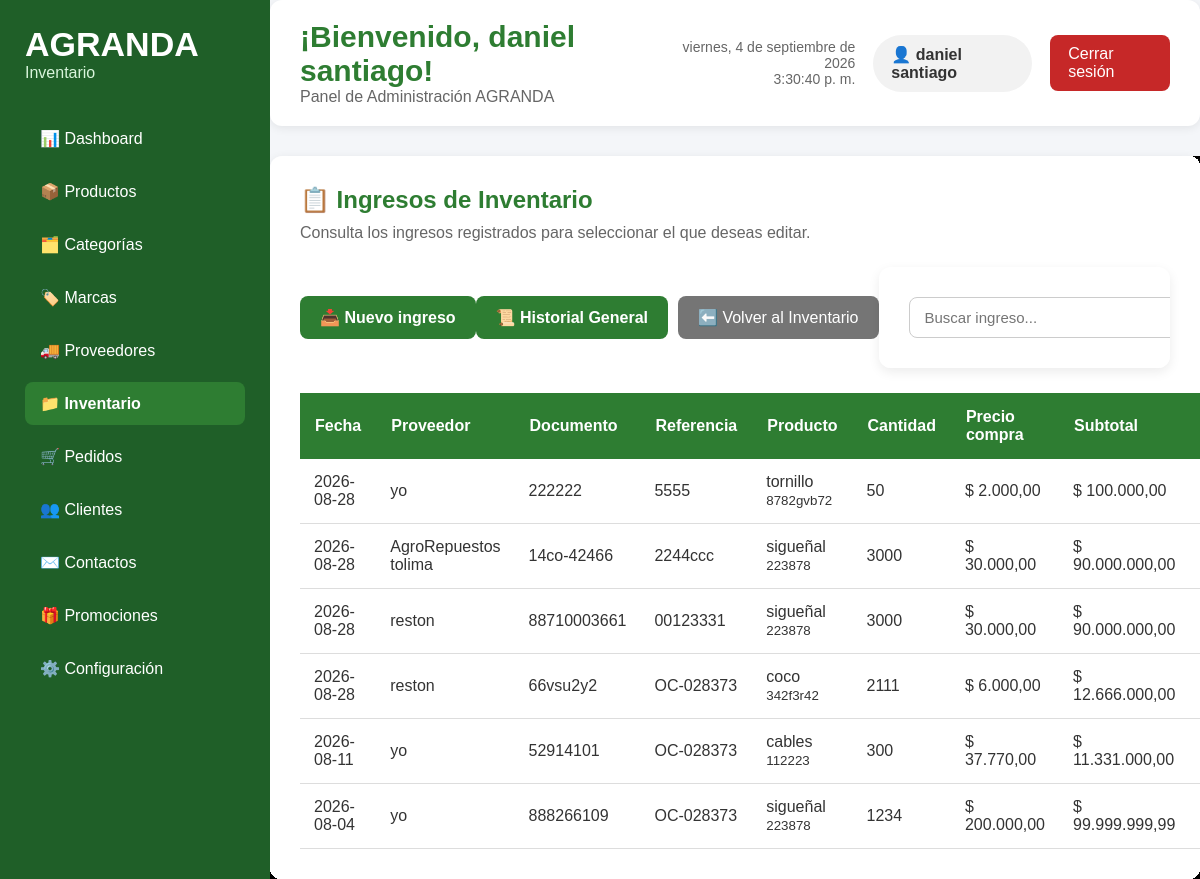
The page /admin/inventario/lista_ingresos.php (signed in) on the database its author committed.
### tables this page shows
CREATE TABLE `ingresos_inventario` (
  `id_ingreso` int(11) NOT NULL,
  `id_proveedor` int(11) NOT NULL,
  `fecha` date NOT NULL,
  `documento` varchar(100) DEFAULT NULL,
  `referencia` varchar(100) DEFAULT NULL,
  `total_compra` decimal(10,2) NOT NULL,
  `id_usuario` int(11) NOT NULL,
  `estado` enum('Pendiente','Recibido','Cancelado') DEFAULT 'Pendiente'
);

CREATE TABLE `proveedores` (
  `id_proveedor` int(11) NOT NULL,
  `nombre` varchar(150) NOT NULL,
  `nit` varchar(20) NOT NULL,
  `telefono` varchar(25) DEFAULT NULL,
  `correo` varchar(100) DEFAULT NULL,
  `direccion` varchar(255) DEFAULT NULL,
  `contacto_principal` varchar(100) DEFAULT NULL,
  `estado` tinyint(1) DEFAULT 1,
  `fecha_creacion` timestamp NOT NULL DEFAULT current_timestamp()
);

CREATE TABLE `productos` (
  `id_producto` int(11) NOT NULL,
  `id_categoria` int(11) NOT NULL,
  `id_marca` int(11) DEFAULT NULL,
  `nombre` varchar(150) NOT NULL,
  `descripcion` text DEFAULT NULL,
  `codigo_producto` varchar(50) NOT NULL,
  `precio` decimal(10,2) NOT NULL,
  `peso` decimal(8,2) DEFAULT NULL,
  `estado` tinyint(1) DEFAULT 1,
  `destacado` tinyint(1) DEFAULT 0,
  `fecha_creacion` timestamp NOT NULL DEFAULT current_timestamp(),
  `fecha_actualizacion` timestamp NOT NULL DEFAULT current_timestamp() ON UPDATE current_timestamp()
);

CREATE TABLE `detalle_ingreso` (
  `id_detalle_ingreso` int(11) NOT NULL,
  `id_ingreso` int(11) NOT NULL,
  `id_producto` int(11) NOT NULL,
  `cantidad` int(11) NOT NULL,
  `precio_compra` decimal(10,2) NOT NULL,
  `subtotal` decimal(10,2) NOT NULL
);

### admin/inventario/lista_ingresos.php (the view, shortened to what this page needs)
<?php
require_once("../../config/conexion.php");
$busqueda = trim($_GET["busqueda"] ?? "");
$sql = "SELECT
            ii.id_ingreso,
            ii.fecha,
            ii.documento,
            ii.referencia,
            ii.total_compra,
            ii.estado,
            pr.nombre AS proveedor,
            p.nombre AS producto,
            p.codigo_producto,
            di.cantidad,
            di.precio_compra,
            di.subtotal
        FROM ingresos_inventario ii
        INNER JOIN proveedores pr
        ON ii.id_proveedor = pr.id_proveedor
        INNER JOIN detalle_ingreso di
        ON ii.id_ingreso = di.id_ingreso
        INNER JOIN productos p
        ON di.id_producto = p.id_producto";
$sql .= " ORDER BY ii.fecha DESC, ii.id_ingreso DESC";
$stmt = $conexion->prepare($sql);
$stmt->execute();
$resultado = $stmt->get_result();
?>
<!DOCTYPE html>
<html lang="es">
<head>
    <link
        rel="stylesheet"
        href="inventario.css">
</head>
<body>
<div class="contenedor-dashboard">
    <aside class="menu-lateral">
        <div class="logo-panel">
            <h1>AGRANDA</h1>
            <p>Inventario</p>
        </div>
        <nav>
            <ul>
                <li><a href="../dashboard/dashboard.php">📊 Dashboard</a></li>
                <li><a href="../productos/productos.php">📦 Productos</a></li>
                <li><a href="../categorias/categorias.php">🗂️ Categorías</a></li>
                <li><a href="../marcas/marcas.php">🏷️ Marcas</a></li>
                <li><a href="../proveedores/proveedores.php">🚚 Proveedores</a></li>
                <li><a href="inventario.php" class="activo">📁 Inventario</a></li>
                <li><a href="../pedidos/pedidos.php">🛒 Pedidos</a></li>
                <li><a href="../clientes/clientes.php">👥 Clientes</a></li>
                <li><a href="../contactos/contactos.php">✉️ Contactos</a></li>
                <li><a href="../promociones/promociones.php">🎁 Promociones</a></li>
                <li><a href="../configuracion/configuracion.php">⚙️ Configuración</a></li>
            </ul>
        </nav>
    </aside>
    <main class="contenido">
        <header class="encabezado">
            <div class="titulo-panel">
                <h2>
                    ¡Bienvenido,
                    <?php echo htmlspecialchars($_SESSION["nombre"]); ?>!
                </h2>
                <p>
                    Panel de Administración AGRANDA
                </p>
            </div>
            <div class="panel-usuario">
                <div class="fecha-hora">
                    <span id="fecha"></span>
                    <br>
                    <span id="hora"></span>
                </div>
                <div class="usuario">
                    👤
                    <?php echo htmlspecialchars($_SESSION["nombre"]); ?>
                </div>
                <a
                    href="../cerrar_sesion.php"
                    class="btn-salir">
                    Cerrar sesión
                </a>
            </div>
        </header>
        <section class="resumen">
            <h2>
                📋 Ingresos de Inventario
            </h2>
            <p>
                Consulta los ingresos registrados para
                seleccionar el que deseas editar.
            </p>
            <div class="barra-productos">
                <a
                    href="ingresos_de_inventario.php"
                    class="btn-nuevo">
                    📥 Nuevo ingreso
                </a>
                <a
                    href="historial_inventario.php"
                    class="btn-secundario">
                    📜 Historial General
                </a>
                <a href="inventario.php" class="btn-cancelar">
                    ⬅️ Volver al Inventario
                </a>
                <form method="GET">
                    <input
                        type="search"
                        name="busqueda"
                        class="buscar-producto"
                        placeholder="Buscar ingreso..."
                        value="<?php echo htmlspecialchars($busqueda); ?>">
                </form>
            </div>
            <table class="tabla-productos">
                <thead>
                    <tr>
                        <th>Fecha</th>
                        <th>Proveedor</th>
                        <th>Documento</th>
                        <th>Referencia</th>
                        <th>Producto</th>
                        <th>Cantidad</th>
                        <th>Precio compra</th>
                        <th>Subtotal</th>
                        <th>Total ingreso</th>
                    </tr>
                </thead>
                <tbody>
                <?php if ($resultado->num_rows > 0) { ?>
                    <?php while ($ingreso = $resultado->fetch_assoc()) { ?>
                        <tr>
                            <td>
                                <?php
                                echo htmlspecialchars(
                                    $ingreso["fecha"]
                                );
                                ?>
                            </td>
                            <td>
                                <?php
                                echo htmlspecialchars(
                                    $ingreso["proveedor"]
                                );
                                ?>
                            </td>
                            <td>
                                <?php
                                echo !empty($ingreso["documento"])
                                    ? htmlspecialchars(
                                        $ingreso["documento"]
                                    )
                                    : "Sin documento";
                                ?>
                            </td>
                            <td>
                                <?php
                                echo !empty($ingreso["referencia"])
                                    ? htmlspecialchars(
                                        $ingreso["referencia"]
                                    )
                                    : "Sin referencia";
                                ?>
                            </td>
                            <td>
                                <?php
                                echo htmlspecialchars(
                                    $ingreso["producto"]
                                );
                                ?>
                                <br>
                                <small>
                                    <?php
                                    echo htmlspecialchars(
                                        $ingreso["codigo_producto"]
                                    );
                                    ?>
                                </small>
                            </td>
                            <td>
                                <?php
                                echo htmlspecialchars(
                                    $ingreso["cantidad"]
                                );
                                ?>
                            </td>
                            <td>
                                $
                                <?php
                                echo number_format(
                                    $ingreso["precio_compra"],
                                    2,
                                    ",",
                                    "."
                                );
                                ?>
                            </td>
                            <td>
                                $
                                <?php
                                echo number_format(
                                    $ingreso["subtotal"],
                                    2,
                                    ",",
                                    "."
                                );
                                ?>
                            </td>
                            <td>
                            </td>
                        </tr>
                    <?php } ?>
                <?php } ?>
                </tbody>
            </table>
        </section>
    </main>
</div>
</body>
</html>

### admin/inventario/inventario.css (style rules this page uses)
* { margin:0; padding:0; box-sizing:border-box; font-family:Arial, Helvetica, sans-serif; }
body { background:#f4f6f9; color:#333; height: 100vh; overflow: hidden; }
.contenedor-dashboard { display:flex; height:100vh; }
.menu-lateral { width:270px; background:#1f5f28; color:white; padding:25px; height: 100vh; position: sticky; top: 0; overflow-y: auto; flex-shrink: 0; }
.logo-panel { margin-bottom:35px; }
.logo-panel h1 { font-size:34px; }
.logo-panel p { color:#d9f5dc; }
.menu-lateral ul { list-style:none; }
.menu-lateral li { margin:10px 0; }
.menu-lateral a { color:white; text-decoration:none; display:block; padding:12px 15px; border-radius:8px; transition:.3s; }
.menu-lateral a.activo { background:#2e7d32; font-weight:bold; }
.contenido { flex:1; display: flex; flex-direction: column; height: 100vh; overflow: hidden; }
.encabezado { display:flex; justify-content:space-between; align-items:center; background:white; padding:20px 30px; border-radius:12px; box-shadow:0 2px 10px rgba(0,0,0,.08); margin-bottom:30px; position: sticky; top: 0; z-index: 100; flex-shrink: 0; }
.titulo-panel h2 { color:#2e7d32; font-size:30px; }
.titulo-panel p { color:#666; }
.panel-usuario { display:flex; align-items:center; gap:18px; }
.fecha-hora { text-align:right; color:#666; font-size:14px; }
.usuario { background:#f2f2f2; padding:10px 18px; border-radius:30px; font-weight:bold; }
.btn-salir { background:#c62828; color:white; padding:10px 18px; text-decoration:none; border-radius:8px; }
.resumen { background:white; padding:30px; border-radius:12px; box-shadow:0 2px 10px rgba(0,0,0,.08); overflow-y:auto; flex:1; }
.resumen h2 { color:#2e7d32; margin-bottom:10px; }
.resumen p { color:#666; margin-bottom:25px; }
.barra-productos { display:flex; justify-content:space-between; align-items:center; margin-bottom:25px; }
.btn-nuevo { background:#2e7d32; color:white; border:none; padding:12px 20px; border-radius:8px }
form { background:#fff; padding:30px; border-radius:12px; box-shadow:0 4px 12px rgba(0,0,0,.08); max-width:800px; }
form input, form textarea, form select { width:100%; padding:10px; border:1px solid #ccc; border-radius:8px; font-size:15px; }
.btn-cancelar { display:inline-block; margin-left:10px; padding:12px 20px; background:#757575; color:#fff; text-decoration:none; border-radius:8px; }
.btn-nuevo { display:inline-block; background:#2e7d32; color:#fff; text-decoration:none; padding:12px 20px; border-radius:8px; font-weight:bold; transition:.3s; }
.btn-secundario { display:inline-block; background:#2e7d32; color:#fff; text-decoration:none; padding:12px 20px; border-radius:8px; font-weight:bold; transition:.3s; }
.buscar-producto { width:300px; padding:11px 15px; border:1px solid #ccc; border-radius:8px; font-size:15px; }
.tabla-productos { width:100%; border-collapse:collapse; margin-top:20px; }
.tabla-productos thead { background:#2e7d32; color:white; }
.tabla-productos th { padding:15px; text-align:left; }
.tabla-productos td { padding:14px; border-bottom:1px solid #ddd; }
form { overflow-y: auto; flex: 1; }

### rows shown on the page
ingresos_inventario: fecha "2026-08-28", id_proveedor.nombre "yo", documento "222222", referencia "5555", productos.nombre "tornillo", productos.codigo_producto "8782gvb72", detalle_ingreso.cantidad "50", detalle_ingreso.precio_compra "2.000,00", detalle_ingreso.subtotal "100.000,00"
ingresos_inventario: fecha "2026-08-28", id_proveedor.nombre "AgroRepuestos tolima", documento "14co-42466", referencia "2244ccc", productos.nombre "sigueñal", productos.codigo_producto "223878", detalle_ingreso.cantidad "3000", detalle_ingreso.precio_compra "30.000,00", detalle_ingreso.subtotal "90.000.000,00"
ingresos_inventario: fecha "2026-08-28", id_proveedor.nombre "reston", documento "88710003661", referencia "00123331", productos.nombre "sigueñal", productos.codigo_producto "223878", detalle_ingreso.cantidad "3000", detalle_ingreso.precio_compra "30.000,00", detalle_ingreso.subtotal "90.000.000,00"
ingresos_inventario: fecha "2026-08-28", id_proveedor.nombre "reston", documento "66vsu2y2", referencia "OC-028373", productos.nombre "coco", productos.codigo_producto "342f3r42", detalle_ingreso.cantidad "2111", detalle_ingreso.precio_compra "6.000,00", detalle_ingreso.subtotal "12.666.000,00"
ingresos_inventario: fecha "2026-08-11", id_proveedor.nombre "yo", documento "52914101", referencia "OC-028373", productos.nombre "cables", productos.codigo_producto "112223", detalle_ingreso.cantidad "300", detalle_ingreso.precio_compra "37.770,00", detalle_ingreso.subtotal "11.331.000,00"
ingresos_inventario: fecha "2026-08-04", id_proveedor.nombre "yo", documento "888266109", referencia "OC-028373", productos.nombre "sigueñal", productos.codigo_producto "223878", detalle_ingreso.cantidad "1234", detalle_ingreso.precio_compra "200.000,00", detalle_ingreso.subtotal "99.999.999,99"

### other values the page prints
$_SESSION["nombre"] "daniel santiago"
